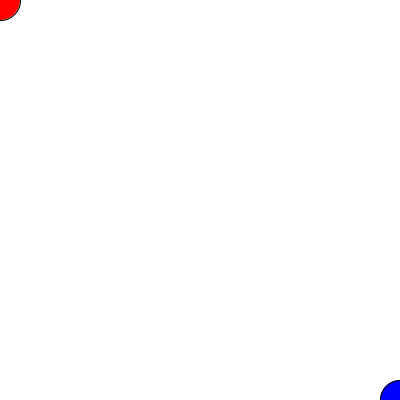
Frame 1 (no input)
Frame 60 (the mouse pressed at the canvas centre just before this capture): identical to frame 1, image omitted
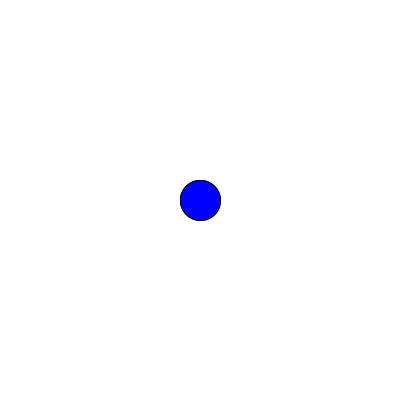
Frame 120 (the mouse held since frame 60 and released just before this capture)

The Processing sketch that drew these frames (run headless with seeded random() and noise(); from frame 60 on, the mouse is pressed at the canvas centre):

// Processing sketch: msr_day2_width_minus_mousex
// ── msr_day2_width_minus_mousex.pde
void setup(){
  size(400,400);
  frameRate(10);
}

void draw(){
 background(255);
 fill(255,0,0);
 ellipse(mouseX,mouseY,40,40);
 
 fill(0,0,255);
 ellipse(width - mouseX,height - mouseY,40,40);
}
